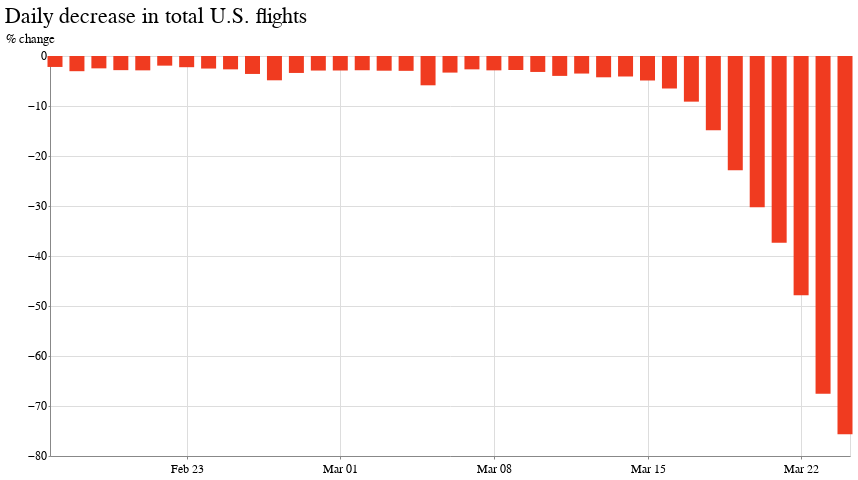

Source (notebook cell):
### Code cell
alt.Chart(usa_date_agg).mark_bar(size=15,color='#f03b20').encode(
    x=alt.X('date_:T', title='', axis=alt.Axis(tickCount=6, format='%b %d')),
    y=alt.Y('pct_diff:Q', title='% change')
).properties(width=800, height=400,
    title='Daily decrease in total U.S. flights'
)

### Figure 1 — Vega-Lite specification as saved in the notebook (floating-point values rounded to 4 significant figures)
{"config": {"view": {"width": 800, "height": 450}, "background": "#ffffff", "title": {"anchor": "start", "font": "Benton Gothic Bold, sans", "fontColor": "#000000", "fontSize": 22, "fontWeight": "normal"}, "arc": {"fill": "#82c6df"}, "area": {"fill": "#82c6df"}, "line": {"stroke": "#82c6df", "strokeWidth": 3}, "path": {"stroke": "#82c6df"}, "rect": {"fill": "#82c6df"}, "shape": {"stroke": "#82c6df"}, "bar": {"fill": "#82c6df"}, "point": {"stroke": "#82c6df"}, "symbol": {"fill": "#82c6df", "size": 30}, "axis": {"titleFont": "Benton Gothic Bold, sans", "titleFontSize": 13, "titleFontWeight": "normal", "labelFont": "Benton Gothic, sans", "labelFontSize": 11.5, "labelFontWeight": "normal"}, "axisX": {"labelAngle": 0, "labelPadding": 4, "tickSize": 3}, "axisY": {"labelBaseline": "middle", "maxExtent": 45, "minExtent": 45, "tickSize": 2, "titleAlign": "left", "titleAngle": 0, "titleX": -45, "titleY": -11}, "legend": {"titleFont": "Benton Gothic Bold, sans", "titleFontSize": 13, "titleFontWeight": "normal", "symbolType": "square", "labelFont": "Benton Gothic, sans", "labelFontSize": 11.5}, "range": {"category": ["#3580b1", "#ec8431", "#ab7fb4", "#c89d29", "#adc839", "#829eb1"], "diverging": ["#e68a4f", "#f4bb6a", "#f9e39c", "#dadfe2", "#a6b7c6", "#849eae"], "heatmap": ["#fbf2c7", "#f9e39c", "#f8d36e", "#f4bb6a", "#e68a4f", "#d15a40", "#ab4232"], "ordinal": ["#fbf2c7", "#f9e39c", "#f8d36e", "#f4bb6a", "#e68a4f", "#d15a40", "#ab4232"], "ramp": ["#fbf2c7", "#f9e39c", "#f8d36e", "#f4bb6a", "#e68a4f", "#d15a40", "#ab4232"]}}, "data": {"name": "data-5adc3efd0246dd205b1f419c34ca2c93"}, "mark": {"type": "bar", "color": "#f03b20", "size": 15}, "encoding": {"x": {"type": "temporal", "axis": {"format": "%b %d", "tickCount": 6}, "field": "date_", "title": ""}, "y": {"type": "quantitative", "field": "pct_diff", "title": "% change"}}, "height": 400, "title": "Daily decrease in total U.S. flights", "width": 800, "$schema": "https://vega.github.io/schema/vega-lite/v4.0.2.json", "datasets": {"data-5adc3efd0246dd205b1f419c34ca2c93": [{"date_": "2/17/20", "scheduled_mean": 618.6, "scheduled_sum": 17320, "departed_mean": 605.3, "departed_sum": 16949, "sum_diff": -371, "pct_diff": -2.19}, {"date_": "2/18/20", "scheduled_mean": 644.7, "scheduled_sum": 18052, "departed_mean": 625.7, "departed_sum": 17519, "sum_diff": -533, "pct_diff": -3.04}, {"date_": "2/19/20", "scheduled_mean": 638.9, "scheduled_sum": 17889, "departed_mean": 623.5, "departed_sum": 17458, "sum_diff": -431, "pct_diff": -2.47}, {"date_": "2/20/20", "scheduled_mean": 650.8, "scheduled_sum": 18223, "departed_mean": 632.9, "departed_sum": 17722, "sum_diff": -501, "pct_diff": -2.83}, {"date_": "2/21/20", "scheduled_mean": 656.6, "scheduled_sum": 18385, "departed_mean": 638.3, "departed_sum": 17872, "sum_diff": -513, "pct_diff": -2.87}, {"date_": "2/22/20", "scheduled_mean": 580.0, "scheduled_sum": 16239, "departed_mean": 569.0, "departed_sum": 15931, "sum_diff": -308, "pct_diff": -1.93}, {"date_": "2/23/20", "scheduled_mean": 584.0, "scheduled_sum": 16351, "departed_mean": 571.1, "departed_sum": 15992, "sum_diff": -359, "pct_diff": -2.24}, {"date_": "2/24/20", "scheduled_mean": 641.0, "scheduled_sum": 17949, "departed_mean": 625.4, "departed_sum": 17510, "sum_diff": -439, "pct_diff": -2.51}, {"date_": "2/25/20", "scheduled_mean": 642.7, "scheduled_sum": 17995, "departed_mean": 626.0, "departed_sum": 17527, "sum_diff": -468, "pct_diff": -2.67}, {"date_": "2/26/20", "scheduled_mean": 642.4, "scheduled_sum": 17986, "departed_mean": 620.1, "departed_sum": 17363, "sum_diff": -623, "pct_diff": -3.59}, {"date_": "2/27/20", "scheduled_mean": 660.1, "scheduled_sum": 18484, "departed_mean": 629.6, "departed_sum": 17628, "sum_diff": -856, "pct_diff": -4.86}, {"date_": "2/28/20", "scheduled_mean": 662.9, "scheduled_sum": 18561, "departed_mean": 641.1, "departed_sum": 17952, "sum_diff": -609, "pct_diff": -3.39}, {"date_": "2/29/20", "scheduled_mean": 584.6, "scheduled_sum": 16370, "departed_mean": 568.1, "departed_sum": 15907, "sum_diff": -463, "pct_diff": -2.91}, {"date_": "3/1/20", "scheduled_mean": 585.0, "scheduled_sum": 16380, "departed_mean": 568.5, "departed_sum": 15918, "sum_diff": -462, "pct_diff": -2.9}, {"date_": "3/10/20", "scheduled_mean": 649.6, "scheduled_sum": 18189, "departed_mean": 629.5, "departed_sum": 17627, "sum_diff": -562, "pct_diff": -3.19}, {"date_": "3/11/20", "scheduled_mean": 651.9, "scheduled_sum": 18253, "departed_mean": 626.9, "departed_sum": 17554, "sum_diff": -699, "pct_diff": -3.98}, {"date_": "3/12/20", "scheduled_mean": 673.7, "scheduled_sum": 18864, "departed_mean": 650.9, "departed_sum": 18224, "sum_diff": -640, "pct_diff": -3.51}, {"date_": "3/13/20", "scheduled_mean": 678.0, "scheduled_sum": 18985, "departed_mean": 650.4, "departed_sum": 18210, "sum_diff": -775, "pct_diff": -4.26}, {"date_": "3/14/20", "scheduled_mean": 609.4, "scheduled_sum": 17064, "departed_mean": 585.4, "departed_sum": 16392, "sum_diff": -672, "pct_diff": -4.1}, {"date_": "3/15/20", "scheduled_mean": 617.2, "scheduled_sum": 17281, "departed_mean": 588.4, "departed_sum": 16474, "sum_diff": -807, "pct_diff": -4.9}, {"date_": "3/16/20", "scheduled_mean": 658.5, "scheduled_sum": 18437, "departed_mean": 618.3, "departed_sum": 17312, "sum_diff": -1125, "pct_diff": -6.5}, {"date_": "3/17/20", "scheduled_mean": 656.0, "scheduled_sum": 18367, "departed_mean": 601.1, "departed_sum": 16831, "sum_diff": -1536, "pct_diff": -9.13}, {"date_": "3/18/20", "scheduled_mean": 649.8, "scheduled_sum": 18193, "departed_mean": 565.7, "departed_sum": 15839, "sum_diff": -2354, "pct_diff": -14.86}, {"date_": "3/19/20", "scheduled_mean": 664.4, "scheduled_sum": 18604, "departed_mean": 540.8, "departed_sum": 15141, "sum_diff": -3463, "pct_diff": -22.87}, {"date_": "3/2/20", "scheduled_mean": 645.5, "scheduled_sum": 18073, "departed_mean": 627.6, "departed_sum": 17572, "sum_diff": -501, "pct_diff": -2.85}, {"date_": "3/20/20", "scheduled_mean": 665.4, "scheduled_sum": 18631, "departed_mean": 510.9, "departed_sum": 14304, "sum_diff": -4327, "pct_diff": -30.25}, {"date_": "3/21/20", "scheduled_mean": 605.4, "scheduled_sum": 16951, "departed_mean": 440.8, "departed_sum": 12343, "sum_diff": -4608, "pct_diff": -37.33}, {"date_": "3/22/20", "scheduled_mean": 607.5, "scheduled_sum": 17010, "departed_mean": 410.8, "departed_sum": 11503, "sum_diff": -5507, "pct_diff": -47.87}, {"date_": "3/23/20", "scheduled_mean": 639.3, "scheduled_sum": 17901, "departed_mean": 381.6, "departed_sum": 10685, "sum_diff": -7216, "pct_diff": -67.53}, {"date_": "3/24/20", "scheduled_mean": 637.3, "scheduled_sum": 17845, "departed_mean": 362.9, "departed_sum": 10160, "sum_diff": -7685, "pct_diff": -75.64}, {"date_": "3/3/20", "scheduled_mean": 643.8, "scheduled_sum": 18025, "departed_mean": 625.4, "departed_sum": 17510, "sum_diff": -515, "pct_diff": -2.94}, {"date_": "3/4/20", "scheduled_mean": 644.6, "scheduled_sum": 18048, "departed_mean": 626.0, "departed_sum": 17528, "sum_diff": -520, "pct_diff": -2.97}, {"date_": "3/5/20", "scheduled_mean": 681.9, "scheduled_sum": 19092, "departed_mean": 644.1, "departed_sum": 18035, "sum_diff": -1057, "pct_diff": -5.86}, {"date_": "3/6/20", "scheduled_mean": 670.0, "scheduled_sum": 18761, "departed_mean": 648.5, "departed_sum": 18159, "sum_diff": -602, "pct_diff": -3.32}, {"date_": "3/7/20", "scheduled_mean": 593.7, "scheduled_sum": 16623, "departed_mean": 578.2, "departed_sum": 16191, "sum_diff": -432, "pct_diff": -2.67}, {"date_": "3/8/20", "scheduled_mean": 638.3, "scheduled_sum": 17873, "departed_mean": 620.5, "departed_sum": 17374, "sum_diff": -499, "pct_diff": -2.87}, {"date_": "3/9/20", "scheduled_mean": 648.9, "scheduled_sum": 18169, "departed_mean": 631.2, "departed_sum": 17674, "sum_diff": -495, "pct_diff": -2.8}]}}
